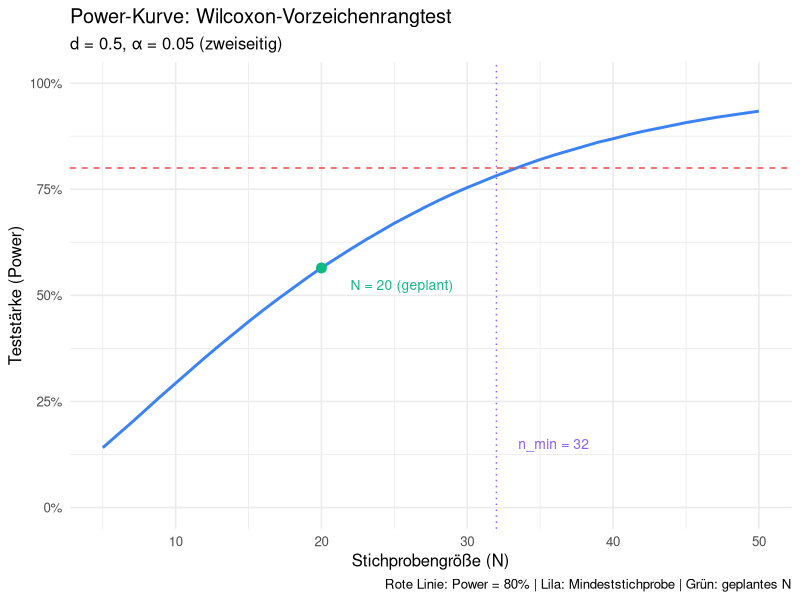

Generate this figure with R:
# =============================================================================
# Power-Analyse — KAIA Pilotstudie
# Masterthesis M.Sc. Data Science & Analytics, SRH Fernhochschule Riedlingen
# Autorin: Dagmar Rostek
#
# Fragestellung: Wie viele Teilnehmende brauche ich, damit ich einen
# mittleren Effekt (d = 0.5) mit 80% Wahrscheinlichkeit entdecke?
#
# Test: Wilcoxon-Vorzeichenrangtest (einstichprobenartig / Prä-Post-Vergleich)
# Begründung für nicht-parametrisch: N < 30, keine gesicherte Normalverteilung
# =============================================================================

# Pakete installieren (einmalig, auskommentiert lassen wenn schon installiert)
# install.packages("pwr")
# install.packages("ggplot2")  # für Plot

library(pwr)

# =============================================================================
# 1. Parameter festlegen
# =============================================================================

alpha  <- 0.05   # Signifikanzniveau (standard in Sozialwissenschaften)
power  <- 0.80   # Gewünschte Teststärke (80% — standard, 90% wäre konservativer)
d      <- 0.5    # Effektgröße Cohen's d: klein=0.2, mittel=0.5, groß=0.8
                 # Begründung: kein Vorergebnis, mittlere Effektgröße als
                 # konservative Schätzung bei edukativen Interventionen
                 # (vgl. Hattie, 2009: d ≈ 0.4–0.6 für Feedback-Interventionen)

# =============================================================================
# 2. Berechnung: t-Test-Äquivalent (Ausgangsbasis)
# =============================================================================
# Der Wilcoxon-Vorzeichenrangtest hat eine Asymptotische Relative Effizienz
# (ARE) von π/3 ≈ 1.047 gegenüber dem t-Test bei Normalverteilung.
# Das bedeutet: der Wilcoxon-Test braucht geringfügig mehr Personen.
# Formel: n_wilcoxon = n_t * (1 / ARE) = n_t * (3/π)

result_t <- pwr.t.test(
  d           = d,
  sig.level   = alpha,
  power       = power,
  type        = "one.sample",   # einstichprobenartig (= Prä-Post-Differenz)
  alternative = "two.sided"     # ungerichtet, weil Pilotstudie
)

cat("=== t-Test (Referenz) ===\n")
print(result_t)

# =============================================================================
# 3. Korrektur für Wilcoxon (ARE-Adjustment)
# =============================================================================

ARE            <- pi / 3          # ≈ 1.047
n_t            <- result_t$n
n_wilcoxon_raw <- n_t / ARE       # sind fast gleich
n_wilcoxon     <- ceiling(n_wilcoxon_raw)

cat("\n=== Wilcoxon-Korrektur ===\n")
cat(sprintf("n (t-Test):          %.1f → aufgerundet %d\n", n_t, ceiling(n_t)))
cat(sprintf("ARE (π/3):           %.4f\n", ARE))
cat(sprintf("n (Wilcoxon, roh):   %.1f\n", n_wilcoxon_raw))
cat(sprintf("n (Wilcoxon, final): %d\n", n_wilcoxon))

# =============================================================================
# 4. Dropout-Puffer einrechnen
# =============================================================================
# Pilotstudien haben erfahrungsgemäß 15–30% Dropout.
# Sicherheitspuffer: 25%

dropout_rate  <- 0.25
n_mit_puffer  <- ceiling(n_wilcoxon / (1 - dropout_rate))

cat("\n=== Rekrutierungsziel (mit Dropout-Puffer) ===\n")
cat(sprintf("Dropout-Rate:        %.0f%%\n", dropout_rate * 100))
cat(sprintf("Benötigt für Analyse:%d\n", n_wilcoxon))
cat(sprintf("Zu rekrutieren:      %d\n", n_mit_puffer))
cat(sprintf("Geplante Stichprobe: 20 (liegt zwischen Minimum und Puffer)\n"))

# =============================================================================
# 5. Sensitivitätsanalyse — was kann ich mit N=20 entdecken?
# =============================================================================

result_sens <- pwr.t.test(
  n           = 20,
  sig.level   = alpha,
  power       = power,
  type        = "one.sample",
  alternative = "two.sided"
)

cat("\n=== Sensitivitätsanalyse: Minimale detektierbare Effektgröße bei N=20 ===\n")
cat(sprintf("Mit N=20, α=%.2f, Power=%.2f\n", alpha, power))
cat(sprintf("Minimales d:         %.3f\n", result_sens$d))
cat("Interpretation: KAIA-Studie kann mittlere bis große Effekte zuverlässig entdecken.\n")
cat("Für kleine Effekte (d<0.3) ist N=20 nicht ausreichend — bekannte Limitation.\n")

# =============================================================================
# 6. Power-Kurve über verschiedene N
# =============================================================================

n_seq      <- seq(5, 50, by = 1)
power_seq  <- sapply(n_seq, function(n) {
  pwr.t.test(n = n, d = d, sig.level = alpha,
             type = "one.sample", alternative = "two.sided")$power
})

cat("\n=== Power bei verschiedenen Stichprobengrößen (d=0.5, α=0.05) ===\n")
df_power <- data.frame(n = n_seq, power = round(power_seq, 3))
print(df_power[df_power$n %in% c(10, 15, 17, 20, 25, 30, 40, 50), ])

# =============================================================================
# 7. Plot (optional — ausführen wenn ggplot2 installiert)
# =============================================================================

if (requireNamespace("ggplot2", quietly = TRUE)) {
  library(ggplot2)

  p <- ggplot(df_power, aes(x = n, y = power)) +
    geom_line(color = "#3b82f6", linewidth = 1) +
    geom_hline(yintercept = 0.80, linetype = "dashed", color = "#ef4444") +
    geom_vline(xintercept = n_wilcoxon, linetype = "dotted", color = "#8b5cf6") +
    geom_point(data = data.frame(n = 20, power = power_seq[n_seq == 20]),
               color = "#10b981", size = 3) +
    annotate("text", x = n_wilcoxon + 1.5, y = 0.15,
             label = sprintf("n_min = %d", n_wilcoxon),
             hjust = 0, size = 3.5, color = "#8b5cf6") +
    annotate("text", x = 22, y = power_seq[n_seq == 20] - 0.04,
             label = "N = 20 (geplant)", hjust = 0, size = 3.5, color = "#10b981") +
    scale_y_continuous(limits = c(0, 1), labels = scales::percent_format()) +
    labs(
      title    = "Power-Kurve: Wilcoxon-Vorzeichenrangtest",
      subtitle = sprintf("d = %.1f, α = %.2f (zweiseitig)", d, alpha),
      x        = "Stichprobengröße (N)",
      y        = "Teststärke (Power)",
      caption  = "Rote Linie: Power = 80% | Lila: Mindeststichprobe | Grün: geplantes N"
    ) +
    theme_minimal(base_size = 12)

  ggsave("docs/power_kurve.png", plot = p, width = 7, height = 4.5, dpi = 150)
  cat("\nPlot gespeichert: docs/power_kurve.png\n")
} else {
  cat("\nHinweis: ggplot2 nicht installiert — kein Plot erstellt.\n")
  cat("install.packages('ggplot2') und Skript erneut ausführen.\n")
}

# =============================================================================
# 8. Zusammenfassung für Thesis / Studienprotokoll
# =============================================================================

cat("\n")
cat("=============================================================\n")
cat("ZUSAMMENFASSUNG FÜR STUDIENPROTOKOLL\n")
cat("=============================================================\n")
cat(sprintf("Test:                Wilcoxon-Vorzeichenrangtest (einstichprobenartig)\n"))
cat(sprintf("Signifikanzniveau:   α = %.2f (zweiseitig)\n", alpha))
cat(sprintf("Teststärke:          1-β = %.2f\n", power))
cat(sprintf("Erwartete Effektgr.: d = %.1f (mittel; Cohen, 1988)\n", d))
cat(sprintf("Minimales N:         %d Teilnehmende\n", n_wilcoxon))
cat(sprintf("Empfohlen mit Puffer:%d Teilnehmende (25%% Dropout)\n", n_mit_puffer))
cat(sprintf("Geplantes N:         20 Teilnehmende\n"))
cat(sprintf("Power bei N=20:      %.1f%%\n", power_seq[n_seq == 20] * 100))
cat("Limitierung:         Kleine Stichprobe erlaubt keine konfirmatorischen\n")
cat("                     Schlüsse; explorativer Charakter explizit deklariert.\n")
cat("=============================================================\n")
